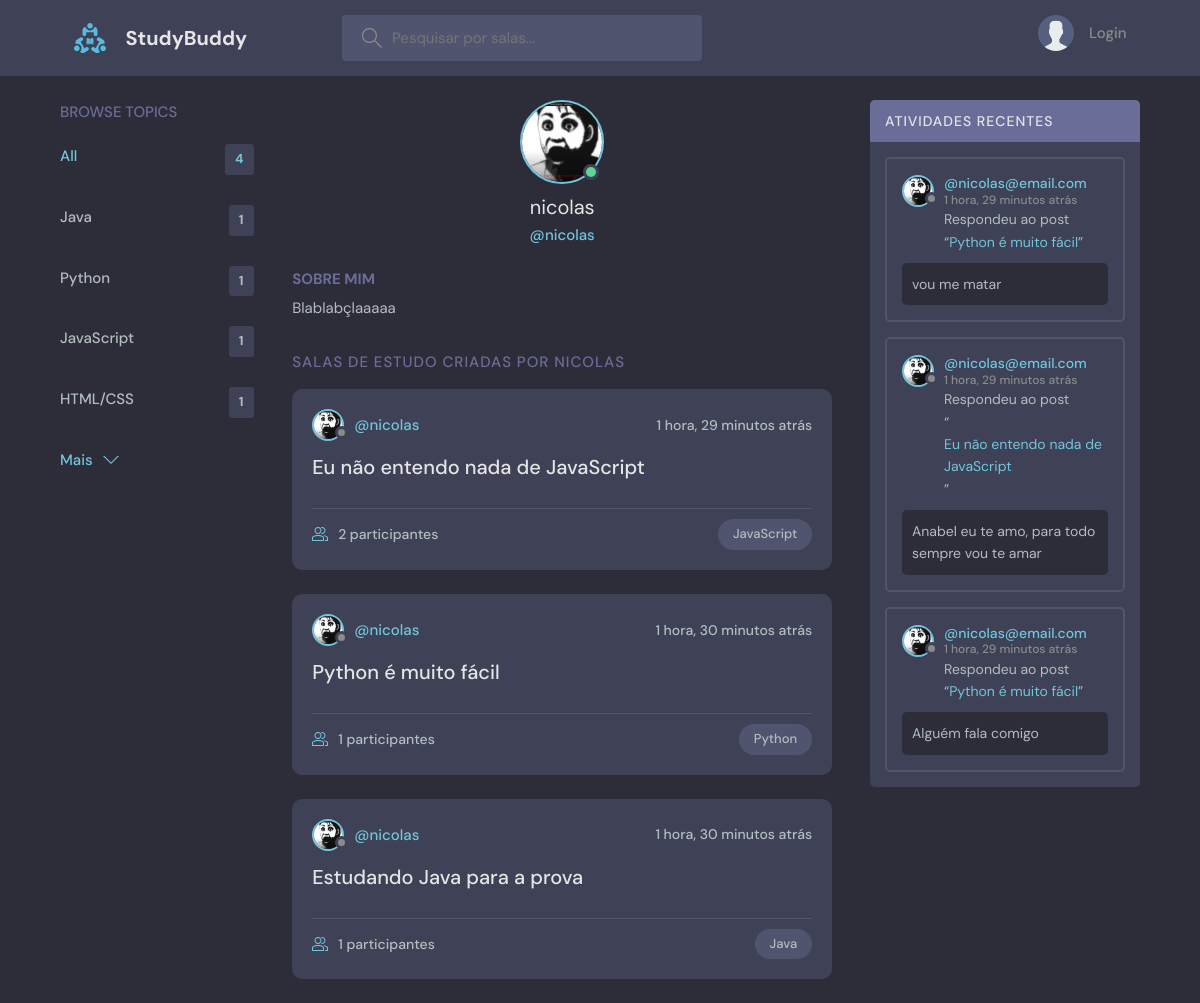
Page /profile/1/ on the committed database.
### base/models.py (models this page shows, shortened)
class Topic(models.Model):
    name = models.CharField(max_length=200)

class User(AbstractUser):
    name = models.CharField(max_length=200, null=True)
    email = models.EmailField(null=True, unique=True)
    bio = models.TextField(null=True)
    avatar = models.ImageField(null=True, default='avatar.svg')
    USERNAME_FIELD = 'email'
    REQUIRED_FIELDS = []

class Room(models.Model):
    host = models.ForeignKey(User, on_delete=models.SET_NULL, null=True, blank=True)
    topic = models.ForeignKey(Topic, on_delete=models.SET_NULL, null=True, blank=True)
    name = models.CharField(max_length=200)
    description = models.TextField(null=True, blank=True)
    participants = models.ManyToManyField(User, related_name='participants', blank=True)
    updated = models.DateTimeField(auto_now=True) #salva sempre que atualiza
    created = models.DateTimeField(auto_now_add=True) #salva apenas na criação
    class Meta:
        ordering = ['-updated', '-created']
    def __str__(self):
        return self.name

class Message(models.Model):
    user = models.ForeignKey(User, on_delete=models.CASCADE)
    room = models.ForeignKey(Room, on_delete=models.CASCADE)
    body = models.TextField()
    updated = models.DateTimeField(auto_now=True) #salva sempre que atualiza
    created = models.DateTimeField(auto_now_add=True) #salva apenas na criação
    class Meta:
        ordering = ['-updated', '-created']
    def __str__(self):
        return self.body[:50] #retorna os 50 primeiros caracteres da mensagem

### base/views.py (the view)
# urls.py: path('profile/<str:pk>/', views.user_profile, name='user_profile'),
def user_profile(request, pk):
    user = User.objects.get(id=pk)
    salas = user.room_set.all()
    room_messages = user.message_set.all()
    topicos = Topic.objects.all()
    context = {'user': user, 'salas': salas , 'room_messages': room_messages, 'topicos': topicos}
    return render(request, 'base/profile.html', context)

### base/templates/base/profile.html (shortened to what this page needs)
{% extends 'main.html' %}
{% block content %}
  <main class="profile-page layout layout--3">
    <div class="container">
      {% include 'base/topics_component.html' %}
      <div class="roomList">
        <div class="profile">
          <div class="profile__avatar">
            <div class="avatar avatar--large active">
              <img src="{{user.avatar.url}}" />
            </div>
          </div>
          <div class="profile__info">
            <h3>{{user.username}}</h3>
            <p>@{{user.username}}</p>
          </div>
          <div class="profile__about">
            <h3>Sobre mim</h3>
            <p>
              {{user.bio}}
            </p>
          </div>
        </div>
        <div class="roomList__header">
          <div>
            <h2>Salas de estudo criadas por {{user.username}}</a>
            </h2>
          </div>
        </div>
        {% include 'base/feed_component.html' %}
      </div>
      {% include 'base/activity_component.html' %}
    </div>
  </main>
{% endblock content %}

### templates/main.html (shortened to what this page needs)
<!DOCTYPE html>
{% load static %}
<html lang="en">
  <head>
    <link rel="stylesheet" href="{% static 'styles/style.css' %}" />
  </head>
  <body>
    {% include 'navbar.html' %}
    {% block content %}
    {% endblock %}
  </body>
</html>

### templates/navbar.html (shortened to what this page needs)
{% load static %}
<header class="header header--loggedIn">
    <div class="container">
      <a href="{% url 'home' %}" class="header__logo">
        <img src="{% static 'images/logo.svg' %}" />
        <h1>StudyBuddy</h1>
      </a>
      <form class="header__search" method="GET" action="{% url 'home' %}">
        <label>
          <input name="q" placeholder="Pesquisar por salas..." />
        </label>
      </form>
      <nav class="header__menu">
        {% if request.user.is_authenticated %}
        <div class="header__user">
          <a href="{% url 'user_profile' user.id %}">
            <div class="avatar avatar--medium active">
              <img src="{{request.user.avatar.url}}" />
            </div>
            <p>{{request.user.username}}<span>@{{request.user.username}}</span></p>
          </a>
          <button class="dropdown-button">
            <svg version="1.1" xmlns="http://www.w3.org/2000/svg" width="32" height="32" viewBox="0 0 32 32">
              <title>chevron-down</title>
              <path d="M16 21l-13-13h-3l16 16 16-16h-3l-13 13z"></path>
            </svg>
          </button>
        </div>
        {% else %}
        <a href="{% url 'login' %}">
          <img src="{% static 'images/avatar.svg' %}" />
          <p>Login</p>
        </a>
        {% endif %}
      </nav>
    </div>
  </header>

### base/templates/base/topics_component.html
<div class="topics">
    <div class="topics__header">
      <h2>Browse Topics</h2>
    </div>
    <ul class="topics__list">
      <li>
        <a href="{% url 'home' %}" class="active">All <span>{{topicos.count}}</span></a>
      </li>
      {% for topico in topicos %}
      <li>
        <a href="{% url 'home' %}?q={{topico.name}}">{{topico.name}} <span>{{topico.room_set.all.count}}</span></a>
      </li>
      {% endfor %}
    </ul>
    <a class="btn btn--link" href="{% url 'topics' %}">
      Mais
      <svg version="1.1" xmlns="http://www.w3.org/2000/svg" width="32" height="32" viewBox="0 0 32 32">
        <title>chevron-down</title>
        <path d="M16 21l-13-13h-3l16 16 16-16h-3l-13 13z"></path>
      </svg>
    </a>
  </div>

### base/templates/base/feed_component.html (shortened to what this page needs)
{%for sala in salas %}
<div class="roomListRoom">
    <div class="roomListRoom__header">
      <a href="{% url 'user_profile' sala.host.id %}" class="roomListRoom__author">
        <div class="avatar avatar--small">
          <img src="{{sala.host.avatar.url}}" />
        </div>
        <span>@{{sala.host.username}}</span>
      </a>
      <div class="roomListRoom__actions">
        <span>{{sala.created|timesince}} atrás</span>
      </div>
    </div>
    <div class="roomListRoom__content">
      <a href="{% url 'sala' sala.id %}">{{sala.name}}</a>
    </div>
    <div class="roomListRoom__meta">
      <a href="{% url 'sala' sala.id %}" class="roomListRoom__joined">
        {{sala.participants.all.count}} participantes
      </a>
      <p class="roomListRoom__topic">{{sala.topic.name}}</p>
    </div>
</div>
{%endfor%}

### base/templates/base/activity_component.html (shortened to what this page needs)
<div class="activities">
    <div class="activities__header">
      <h2>Atividades Recentes</h2>
    </div>
    {% for message in room_messages %}
    <div class="activities__box">
      <div class="activities__boxHeader roomListRoom__header">
        <a href="{% url 'user_profile' message.user.id %}" class="roomListRoom__author">
          <div class="avatar avatar--small">
            <img src="{{message.user.avatar.url}}" />
          </div>
          <p>
            @{{message.user}}
            <span>{{message.created|timesince}} atrás</span>
          </p>
        </a>
      </div>
      <div class="activities__boxContent">
        <p>Respondeu ao post <br>“<a href="{% url 'sala' message.room.id %}">{{message.room}}</a>”</p>
        <div class="activities__boxRoomContent">
          {{message}}
        </div>
      </div>
    </div>
    {% endfor %}
  </div>

### rows in the picture
Topic: name "Java", room_set.all.count "1"
Topic: name "Python", room_set.all.count "1"
Topic: name "JavaScript", room_set.all.count "1"
Topic: name "HTML/CSS", room_set.all.count "1"
User: avatar (picture), username "nicolas", bio "Blablabçlaaaaa", username "NICOLAS"
Room: host.avatar (picture), host.username "nicolas", created "1 hora, 29 minutos", name "Eu não entendo nada de JavaScript", participants.all.count "2", topic.name "JavaScript"
Room: host.avatar (picture), host.username "nicolas", created "1 hora, 30 minutos", name "Python é muito fácil", participants.all.count "1", topic.name "Python"
Room: host.avatar (picture), host.username "nicolas", created "1 hora, 30 minutos", name "Estudando Java para a prova", participants.all.count "1", topic.name "Java"
Message: user.avatar (picture), user "nicolas@email.com", created "1 hora, 29 minutos", room "Python é muito fácil", body "vou me matar"
Message: user.avatar (picture), user "nicolas@email.com", created "1 hora, 29 minutos", room "Eu não entendo nada de JavaScript", body "Anabel eu te amo, para todo sempre vou te amar"
Message: user.avatar (picture), user "nicolas@email.com", created "1 hora, 29 minutos", room "Python é muito fácil", body "Alguém fala comigo"

### other values in the picture
{{ topicos.count }} "4"
